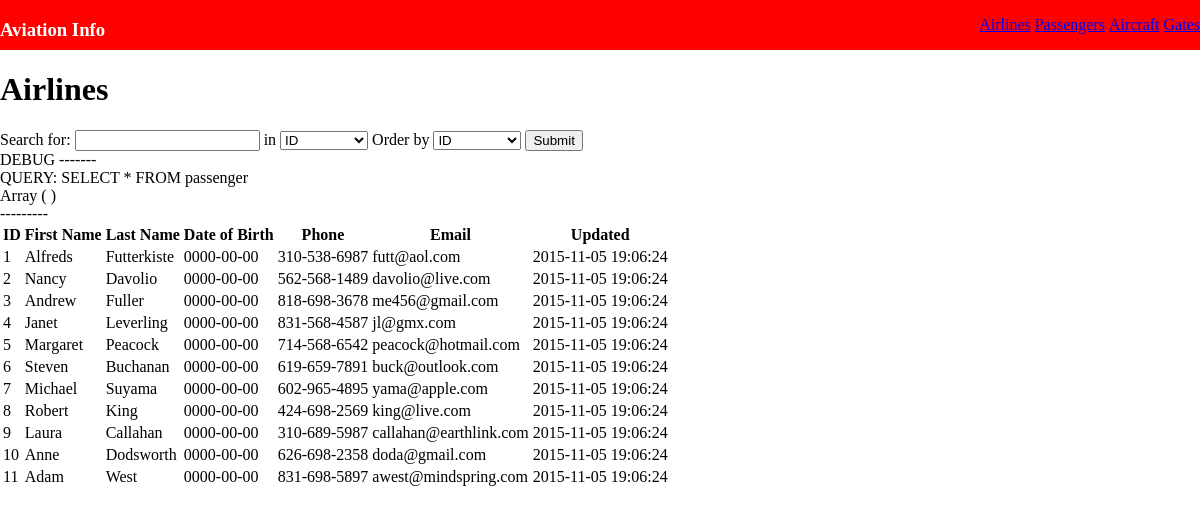
The app's page /passengers.php with its own data.
### tables this page shows
CREATE TABLE IF NOT EXISTS `passenger` (
  `id` INT NOT NULL AUTO_INCREMENT,
  `first` VARCHAR(25) NOT NULL COMMENT 'First name',
  `last` VARCHAR(35) NOT NULL COMMENT 'Last name',
  `dob` DATE NOT NULL COMMENT 'Date of birth',
  `phone` VARCHAR(14) NOT NULL COMMENT 'Phoone number',
  `email` VARCHAR(45) NOT NULL COMMENT 'Email address',
  `updated` TIMESTAMP NULL DEFAULT CURRENT_TIMESTAMP,
  UNIQUE INDEX `email_UNIQUE` (`email` ASC),
  PRIMARY KEY (`id`));

### includes/genericDataAccess.inc.php (called while the page is built, shortened)
<?php
function fetchAllRecords($sql, $namedParameters = array()) {
	$conn = createMySqlConn();
	$query = $conn -> prepare($sql, array(PDO::ATTR_CURSOR => PDO::CURSOR_FWDONLY));
	$query -> execute($namedParameters);
	$records = $query -> fetchAll(PDO::FETCH_ASSOC);
	return $records;
}
?>

### passengers.php (the view, shortened to what this page needs)
<?php
include "includes/genericDataAccess.inc.php";
?>
<!DOCTYPE html>
<html>
<head>
  <link rel="stylesheet" href="Styles/theme.css" media="screen" charset="utf-8">
</head>
<body>
  <nav>
    <h3>Aviation Info</h3>
    <ul>
      <a href="index.php" ><li>Airlines</li></a>
      <a href="#" class="active"><li>Passengers</li></a>
      <a href="aircraft.php"><li>Aircraft</li></a>
      <a href="gates.php"><li>Gates</li></a>
    </ul>
  </nav>
  <div class="content">
    <h1>Airlines</h1>
    <form action="#" method="get">
      <label for="text">Search for:</label>
      <input type="text" name="searchText">
      <label for="select">in</label>
      <select name="searchBy">
        <option value="id">ID</option>
      </select>
      <label for="select">Order by</label>
      <select name="order">
        <option value="id">ID</option>
      </select>
      <input type="submit" name="submit" value="Submit">
    </form>
    <table>
      <?php
      $searchParams = array();
      $query = "SELECT * FROM passenger";
      echo "DEBUG ------- <br> QUERY: " . $query . "<br>";
      print_r($searchParams);
      echo "<br>---------";
      $results = fetchAllRecords($query, $searchParams);
      if(isset($results[0])){
        ?>
        <th>ID</th>
        <th>First Name</th>
        <th>Last Name</th>
        <th>Date of Birth</th>
        <th>Phone</th>
        <th>Email</th>
        <th>Updated</th>
        <?php
        foreach($results as $row){
          echo "<tr><td>" . $row['id'] .
          "</td><td>" . $row['first'] .
          "</td><td>" . $row['last'] .
          "</td><td>" . $row['dob'] .
          "</td><td>" . $row['phone'] .
          "</td><td>" . $row['email'] .
          "</td><td>" . $row['updated'] .
          "</td></tr>";
        }
      }else{
        echo "<h4>Sorry, a matching airline could not be found</h4>";
      }
      ?>
    </table>
  </div>
</body>
</html>

### Styles/theme.css (style rules this page uses)
html { margin: 0 0; }
body { margin: 0 0; }
nav { background-color: red; color: white; height: 50px; }
nav h3, nav ul, nav ul li { display: inline; }
nav h3 { float: left; }
nav ul { float: right; }

### records on screen
passenger: id "1", first "Alfreds", last "Futterkiste", dob "0000-00-00", phone "310-538-6987", email "futt@aol.com", updated "2015-11-05 19:06:24"
passenger: id "2", first "Nancy", last "Davolio", dob "0000-00-00", phone "562-568-1489", email "davolio@live.com", updated "2015-11-05 19:06:24"
passenger: id "3", first "Andrew", last "Fuller", dob "0000-00-00", phone "818-698-3678", email "me456@gmail.com", updated "2015-11-05 19:06:24"
passenger: id "4", first "Janet", last "Leverling", dob "0000-00-00", phone "831-568-4587", email "jl@gmx.com", updated "2015-11-05 19:06:24"
passenger: id "5", first "Margaret", last "Peacock", dob "0000-00-00", phone "714-568-6542", email "peacock@hotmail.com", updated "2015-11-05 19:06:24"
passenger: id "6", first "Steven", last "Buchanan", dob "0000-00-00", phone "619-659-7891", email "buck@outlook.com", updated "2015-11-05 19:06:24"
passenger: id "7", first "Michael", last "Suyama", dob "0000-00-00", phone "602-965-4895", email "yama@apple.com", updated "2015-11-05 19:06:24"
passenger: id "8", first "Robert", last "King", dob "0000-00-00", phone "424-698-2569", email "king@live.com", updated "2015-11-05 19:06:24"
passenger: id "9", first "Laura", last "Callahan", dob "0000-00-00", phone "310-689-5987", email "callahan@earthlink.com", updated "2015-11-05 19:06:24"
passenger: id "10", first "Anne", last "Dodsworth", dob "0000-00-00", phone "626-698-2358", email "doda@gmail.com", updated "2015-11-05 19:06:24"
passenger: id "11", first "Adam", last "West", dob "0000-00-00", phone "831-698-5897", email "awest@mindspring.com", updated "2015-11-05 19:06:24"
